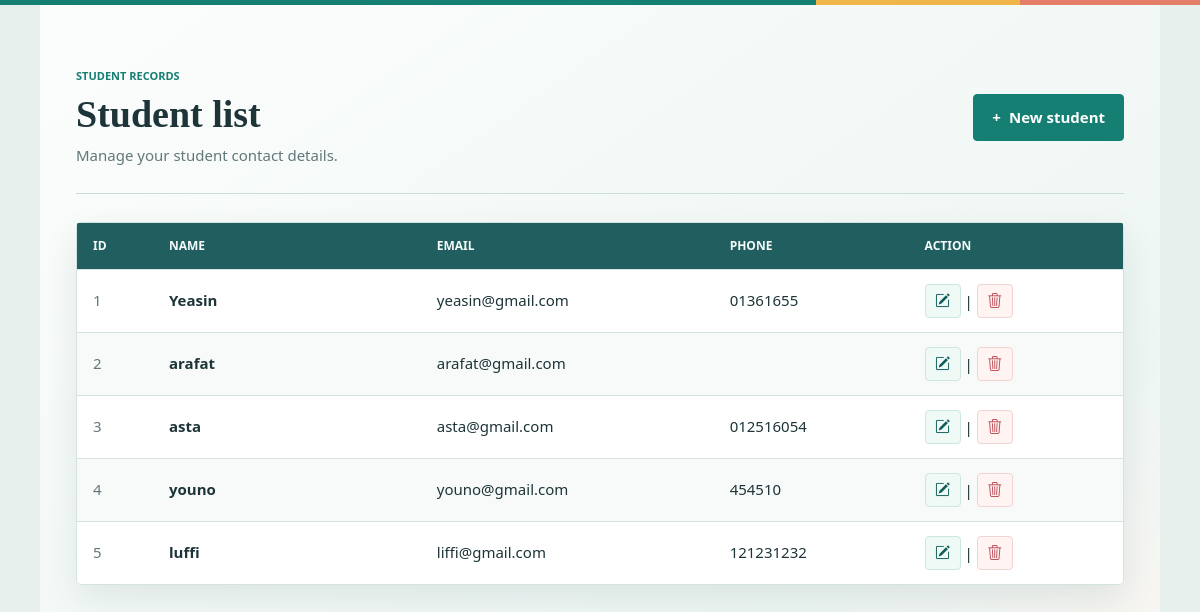
/crud/index.php, run on the app's committed database.
### tables this page shows
CREATE TABLE `frome` (
  `id` int NOT NULL,
  `name` varchar(100) NOT NULL,
  `email` varchar(100) NOT NULL,
  `phone` varchar(20) NOT NULL
);

### crud/index.php (the view, shortened to what this page needs)
<?php
    include_once ("dbconfig.php"); ?>
<!DOCTYPE html>
<html lang="en">
<head>
    <link rel="stylesheet" href="https://cdn.jsdelivr.net/npm/bootstrap-icons@1.11.3/font/bootstrap-icons.min.css">
    <link rel="stylesheet" href="styles.css">
</head>
<body>
    <main class="list-page">
        <header class="page-header">
            <div>
                <p class="eyebrow">STUDENT RECORDS</p>
                <h1>Student list</h1>
                <p class="page-description">Manage your student contact details.</p>
            </div>
            <a class="primary-action" href="newEntry.php">+ <span>New student</span></a>
        </header>
        <?php $rowData = $conn->query("SELECT * FROM frome"); ?>
        <div class="table-wrap">
            <table>
                <thead>
                    <tr>
                        <th scope="col">ID</th>
                        <th scope="col">Name</th>
                        <th scope="col">Email</th>
                        <th scope="col">Phone</th>
                        <th scope="col">Action</th>
                    </tr>
                </thead>
                <tbody>
                    <?php if ($rowData && $rowData->num_rows > 0) { ?>
                    <?php $counter = 1; ?>
                        <?php while ($row = $rowData->fetch_assoc()) { ?>
                            <tr>
                                <td class="id-cell"><?php echo $counter ; ?></td>
                                <td class="name-cell"><?php echo htmlspecialchars($row['name'], ENT_QUOTES, 'UTF-8'); ?></td>
                                <td><?php echo htmlspecialchars($row['email'], ENT_QUOTES, 'UTF-8'); ?></td>
                                <td><?php echo htmlspecialchars($row['phone'], ENT_QUOTES, 'UTF-8'); ?></td>
                                <td>
                                    <a class="edit-action" href="studentEdit.php?id=<?php echo urlencode($row['id']); ?>" aria-label="Edit student" title="Edit student"><i class="bi bi-pencil-square action-icon" aria-hidden="true"></i></a>
                                    |
                                    <a class="delete-action" onclick="return confirm('Delete this student?')" href="studentDelete.php?id=<?php echo urlencode($row['id']); ?>" aria-label="Delete student" title="Delete student"><i class="bi bi-trash3 action-icon" aria-hidden="true"></i></a>
                                </td>
                            </tr>
                            <?php $counter++; ?>
                        <?php } ?>
                    <?php } else { ?>
                        <tr>
                            <td class="empty-state" colspan="5">No students yet. Add a student to get started.</td>
                        </tr>
                    <?php } ?>
                </tbody>
            </table>
        </div>
    </main>
</body>
</html>

### crud/styles.css (style rules this page uses)
:root { color-scheme: light; --ink: #1d3438; --muted: #63777a; --line: #d4e3df; --paper: #ffffff; --canvas: #eef6f4; --green: #167f73; --green-dark: #105d59; --green-wash: #def2ed; --gold: #f0b649; --coral: #e47e68; --red: #bd4c55; }
* { box-sizing: border-box; }
html { min-height: 100%; background: #e7f0ed; }
body::before { position: fixed; z-index: 2; inset: 0 0 auto; height: 5px; background: linear-gradient(90deg, var(--green) 0 68%, var(--gold) 68% 85%, var(--coral) 85% 100%); content: ""; }
body { max-width: 1120px; min-height: 100vh; margin: 0 auto; padding: 68px 36px; color: var(--ink); background: linear-gradient(145deg, #fbfdfc 0%, var(--canvas) 72%, #fff5f1 100%); font-family: "Segoe UI", Tahoma, sans-serif; font-size: 15px; line-height: 1.5; }
a { color: var(--green-dark); font-weight: 600; text-decoration-thickness: 1px; text-underline-offset: 3px; }
.primary-action, form input[type="submit"] { display: inline-block; border: 1px solid var(--green); border-radius: 4px; padding: 11px 18px; color: #fff; background: var(--green); font: inherit; font-weight: 650; text-decoration: none; cursor: pointer; transition: background-color 140ms ease, border-color 140ms ease; }
table { width: 100%; border: 1px solid var(--line); border-collapse: separate !important; border-spacing: 0; border-radius: 5px; background: var(--paper); text-align: left; box-shadow: 0 14px 34px rgb(28 67 61 / 10%); }
th, td { padding: 14px 16px; border: 0; border-bottom: 1px solid var(--line); }
th { color: #f4fbf9; background: #205e60; font-size: 12px; font-weight: 700; letter-spacing: 0; text-transform: uppercase; }
td { overflow-wrap: anywhere; }
tbody tr:nth-child(even) td { background: #f7faf9; }
td:last-child { white-space: nowrap; }
tr:last-child td { border-bottom: 0; }
.list-page { width: 100%; }
.page-header { display: flex; align-items: center; justify-content: space-between; gap: 24px; padding-bottom: 26px; border-bottom: 1px solid #c9ded9; }
.eyebrow { margin: 0 0 8px; color: var(--green); font-size: 11px; font-weight: 750; letter-spacing: 0; }
.page-header h1 { margin: 0; font-family: Georgia, "Times New Roman", serif; font-size: 38px; font-weight: 600; line-height: 1.12; }
.page-description { margin: 9px 0 0; color: var(--muted); }
.primary-action { flex: 0 0 auto; display: inline-flex; align-items: center; gap: 8px; }
.table-wrap { margin-top: 28px; overflow: hidden; border-radius: 5px; box-shadow: 0 14px 34px rgb(28 67 61 / 10%); }
.table-wrap table { margin: 0; border-radius: 5px; box-shadow: none; }
.id-cell { width: 76px; color: var(--muted); font-variant-numeric: tabular-nums; }
.name-cell { min-width: 150px; font-weight: 650; }
.edit-action, .delete-action { display: inline-flex; width: 36px; height: 34px; align-items: center; justify-content: center; border: 1px solid transparent; border-radius: 4px; text-decoration: none; transition: color 140ms ease, background-color 140ms ease, border-color 140ms ease; }
.edit-action { border-color: #cde6df; color: var(--green-dark); background: #eff9f6; }
.delete-action { border-color: #f0d4d2; color: var(--red); background: #fff4f2; }
.action-icon { line-height: 1; }

### data on the page
frome: name "Yeasin", email "yeasin@gmail.com", phone "01361655"
frome: name "arafat", email "arafat@gmail.com"
frome: name "asta", email "asta@gmail.com", phone "012516054"
frome: name "youno", email "youno@gmail.com", phone "454510"
frome: name "luffi", email "liffi@gmail.com", phone "121231232"
